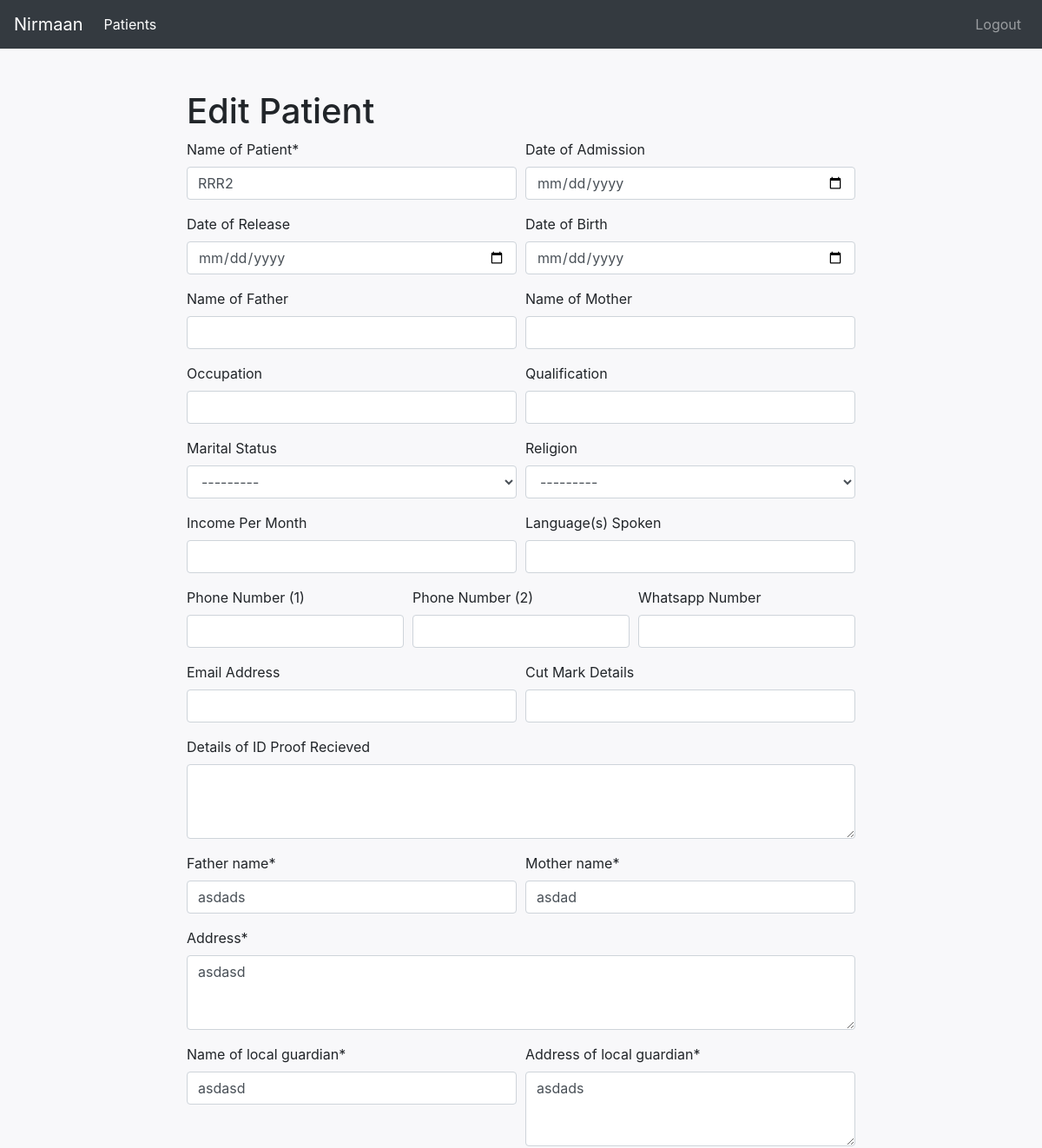
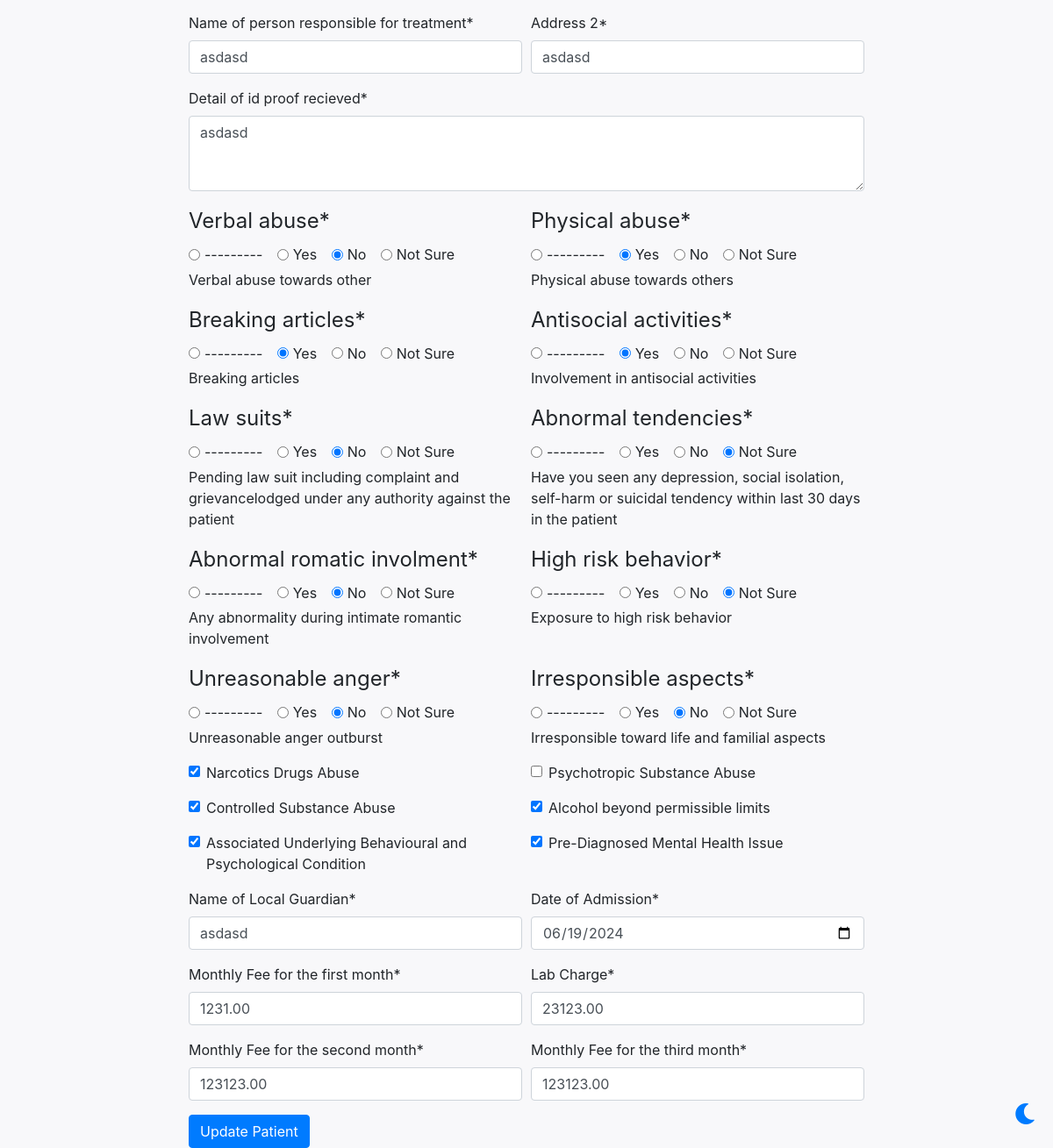
Page /edit_patient/42/ (signed in) on the committed database (2 pictures, top to bottom).
### patient/models.py (models this page shows, shortened)
class Patient(models.Model):
	name = models.CharField(name="Name of Patient", max_length=100)
	admission_date = models.DateField(name="Date of Admission", blank=True, null=True)
	release_date = models.DateField(name="Date of Release", blank=True, null=True)
	date_of_birth = models.DateField(name="Date of Birth", blank=True, null=True)
	father_name = models.CharField(name="Name of Father", blank=True, null=True, max_length=100)
	mother_name = models.CharField(name="Name of Mother", blank=True, null=True, max_length=100)
	image = models.ImageField(upload_to='patient_images/', blank=True, null=True)
	occupation = models.CharField(name="Occupation", blank=True, null=True, max_length=100)
	qualification = models.CharField(name="Qualification", blank=True, null=True, max_length=100)
	MARRIED = 'Married'
	UNMARRIED = 'Unmarried'
	MARITAL_STATUS_CHOICES = [
        (MARRIED, 'Married'),
        (UNMARRIED, 'Unmarried'),
    ]
	marital_status = models.CharField(name="Marital Status", blank=True, null=True, max_length=50, choices=MARITAL_STATUS_CHOICES)
	HINDU = 'Hindu'
	MUSLIM = 'Muslim'
	CHRISTIAN = 'Christian'
	OTHER = 'Other'
	RELIGION_CHOICES = [
		(HINDU, 'Hindu'),
		(MUSLIM, 'Muslim'),
		(CHRISTIAN, 'Christian'),
		(OTHER, 'Other'),
	]
	religion = models.CharField(name="Religion", blank=True, null=True, max_length=100, choices=RELIGION_CHOICES)
	income_pm = models.DecimalField(name="Income Per Month", blank=True, null=True, max_digits=10, decimal_places=2)
	language_spoken = models.CharField(name="Language(s) Spoken", blank=True, null=True, max_length=100)
	phone_number_1 = models.IntegerField(name="Phone Number (1)", blank=True, null=True, max_length=10)
	phone_number_2 = models.IntegerField(name="Phone Number (2)", blank=True, null=True, max_length=10)
	whatsapp_number = models.IntegerField(name="Whatsapp Number", blank=True, null=True, max_length=10)
	email_id = models.EmailField(name="Email Address", blank=True, null=True)
	details_of_id_proof_recieved = models.TextField(name="Details of ID Proof Recieved", blank=True, null=True)
	cut_mark_detail = models.CharField(name="Cut Mark Details", blank=True, null=True, max_length=100)

class Representative(models.Model):
	patient = models.ForeignKey(Patient, on_delete=models.CASCADE)
	father_name = models.CharField(max_length=100)
	mother_name = models.CharField(max_length=100)
	address = models.TextField()
	name_of_local_guardian = models.CharField(max_length=100)
	address_of_local_guardian = models.TextField()
	name_of_person_responsible_for_treatment = models.CharField(max_length=100)
	address_2 = models.CharField(max_length=100)
	detail_of_id_proof_recieved = models.TextField()

class Declaration(models.Model):
	YES = 'Yes'
	NO = 'No'
	NOT_SURE = 'Not Sure'
	CHOICES = [
		(YES, 'Yes'),
		(NO, 'No'),
		(NOT_SURE, 'Not Sure'),
	]
	patient = models.ForeignKey(Patient, on_delete=models.CASCADE)
	verbal_abuse = models.CharField(max_length=10, choices=CHOICES, help_text="Verbal abuse towards other")
	physical_abuse = models.CharField(max_length=10, choices=CHOICES, help_text="Physical abuse towards others")
	breaking_articles = models.CharField(max_length=10, choices=CHOICES, help_text="Breaking articles")
	antisocial_activities = models.CharField(max_length=10, choices=CHOICES, help_text="Involvement in antisocial activities")
	law_suits = models.CharField(max_length=10, choices=CHOICES, help_text="Pending law suit including complaint and grievancelodged under any authority against the patient")
	abnormal_tendencies = models.CharField(max_length=10, choices=CHOICES, help_text="Have you seen any depression, social isolation, self-harm or suicidal tendency within last 30 days in the patient")
	abnormal_romatic_involment = models.CharField(max_length=10, choices=CHOICES, help_text="Any abnormality during intimate romantic involvement")
	high_risk_behavior = models.CharField(max_length=10, choices=CHOICES, help_text="Exposure to high risk behavior")
	unreasonable_anger = models.CharField(max_length=10, choices=CHOICES, help_text="Unreasonable anger outburst")
	irresponsible_aspects = models.CharField(max_length=10, choices=CHOICES, help_text="Irresponsible toward life and familial aspects")

class MOU(models.Model):
    CONDITIONS = [
        ('narcotics_drugs_abuse', 'Narcotics Drugs Abuse'),
        ('psychotropic_substance_abuse', 'Psychotropic Substance Abuse'),
        ('controlled_substance_abuse', 'Controlled Substance Abuse'),
        ('alcohol_beyond_permissible_limits', 'Alcohol beyond permissible limits'),
        ('behavioural_psychological_condition', 'Associated Underlying Behavioural and Psychological Condition'),
        ('mental_health_issue', 'Pre-Diagnosed Mental Health Issue'),
    ]
    patient = models.ForeignKey(Patient, on_delete=models.CASCADE)
    narcotics_drugs_abuse = models.BooleanField(default=False)
    psychotropic_substance_abuse = models.BooleanField(default=False)
    controlled_substance_abuse = models.BooleanField(default=False)
    alcohol_beyond_permissible_limits = models.BooleanField(default=False)
    behavioural_psychological_condition = models.BooleanField(default=False)
    mental_health_issue = models.BooleanField(default=False)
    guardian_name = models.CharField(max_length=255)
    admission_date = models.DateField()
    monthly_fee_first_month = models.DecimalField(max_digits=10, decimal_places=2)
    lab_charge = models.DecimalField(max_digits=10, decimal_places=2)
    monthly_fee_second_month = models.DecimalField(max_digits=10, decimal_places=2)
    monthly_fee_third_month = models.DecimalField(max_digits=10, decimal_places=2)

### patient/views.py (the view)
# urls.py: path('edit_patient/<int:patient_id>/', views.edit_patient, name='edit_patient'),
@login_required()
def edit_patient(request, patient_id):
    patient = get_object_or_404(Patient, pk=patient_id)
    representative = get_object_or_404(Representative, patient=patient)
    declaration = get_object_or_404(Declaration, patient=patient)
    mou = get_object_or_404(MOU, patient=patient)
    if request.method == 'POST':
        form = PatientForm(request.POST, request.FILES, instance=patient)
        representative_form = RepresentativeForm(request.POST, instance=representative)
        declaration_form = DeclarationForm(request.POST, instance=declaration)
        mou_form = MOUForm(request.POST, instance=mou)
        if form.is_valid() and representative_form.is_valid() and declaration_form.is_valid() and mou_form.is_valid():
            form.save()
            representative_form.save()
            declaration_form.save()
            mou_form.save()
            return HttpResponseRedirect(reverse('get_patients'))
        else:
            return JsonResponse({'success': False, 'errors': form.errors})
    else:
        form = PatientForm(instance=patient)
        representative_form = RepresentativeForm(instance=representative)
        declaration_form = DeclarationForm(instance=declaration)
        mou_form = MOUForm(instance=mou)
    return render(request, 'patient_edit.html', {'form': form, 'representative_form': representative_form, 'declaration_form': declaration_form, 'mou_form': mou_form, 'patient': patient})

### templates/patient_edit.html (shortened to what this page needs)
<!DOCTYPE html>
<html lang="en">
<head>
    <link rel="stylesheet" href="https://stackpath.bootstrapcdn.com/bootstrap/4.5.2/css/bootstrap.min.css">
    <link rel="stylesheet" href="https://cdnjs.cloudflare.com/ajax/libs/font-awesome/5.15.4/css/all.min.css">
</head>
<body>
    <nav class="navbar navbar-expand-lg navbar-dark bg-dark">
        <a class="navbar-brand" href="{% url 'get_patients' %}">Nirmaan</a>
        <div class="collapse navbar-collapse" id="navbarNav">
            <ul class="navbar-nav mr-auto">
                <li class="nav-item active">
                    <a class="nav-link" href="{% url 'get_patients' %}">Patients</a>
                </li>
            </ul>
            <ul class="navbar-nav ml-auto">
                {% if user.is_authenticated %}
                    <li class="nav-item">
                        <a class="nav-link" href="{% url 'account_logout' %}">Logout</a>
                    </li>
                {% else %}
                    <li class="nav-item">
                        <a class="nav-link" href="{% url 'account_login' %}">Login</a>
                    </li>
                {% endif %}
            </ul>
        </div>
    </nav>
    <div class="toggle-button" onclick="toggleTheme()">
        <i class="fas fa-moon"></i>
    </div>
<div class="container mt-5">
    <h1>Edit Patient</h1>
    {% load crispy_forms_tags %}
    <form method="post" enctype="multipart/form-data">
        {% crispy form %}
        {% crispy representative_form %}
        {% crispy declaration_form %}
        {% crispy mou_form %}
        <button type="submit" class="btn btn-primary">Update Patient</button>
    </form>
</div>
</body>
</html>

### templates/patient_edit.html (style rules this page uses)
body { background-color: #f8f8fa; transition: background-color 0.3s, color 0.3s; }
.container { max-width: 800px; }
.toggle-button { position: fixed; bottom: 20px; right: 20px; z-index: 1000; cursor: pointer; font-size: 1.5rem; }
.toggle-button i { color: #007bff; }

### rows in the picture
Patient: Name of Patient "RRR2", Marital Status "---------", Religion "---------"
Representative: father_name "asdads", mother_name "asdad", address "asdasd", name_of_local_guardian "asdasd", address_of_local_guardian "asdads", name_of_person_responsible_for_treatment "asdasd", address_2 "asdasd", detail_of_id_proof_recieved "asdasd"
Declaration: verbal_abuse "☐ --------- ☐ Yes ☑ No ☐ Not Sure", physical_abuse "☐ --------- ☑ Yes ☐ No ☐ Not Sure", breaking_articles "☐ --------- ☑ Yes ☐ No ☐ Not Sure", antisocial_activities "☐ --------- ☑ Yes ☐ No ☐ Not Sure", law_suits "☐ --------- ☐ Yes ☑ No ☐ Not Sure", abnormal_tendencies "☐ --------- ☐ Yes ☐ No ☑ Not Sure", abnormal_romatic_involment "☐ --------- ☐ Yes ☑ No ☐ Not Sure", high_risk_behavior "☐ --------- ☐ Yes ☐ No ☑ Not Sure", unreasonable_anger "☐ --------- ☐ Yes ☑ No ☐ Not Sure", irresponsible_aspects "☐ --------- ☐ Yes ☑ No ☐ Not Sure"
MOU: narcotics_drugs_abuse "☑", controlled_substance_abuse "☑", alcohol_beyond_permissible_limits "☑", behavioural_psychological_condition "☑", mental_health_issue "☑", guardian_name "asdasd", admission_date "06/19/2024", monthly_fee_first_month "1231.00", lab_charge "23123.00", monthly_fee_second_month "123123.00", monthly_fee_third_month "123123.00"
